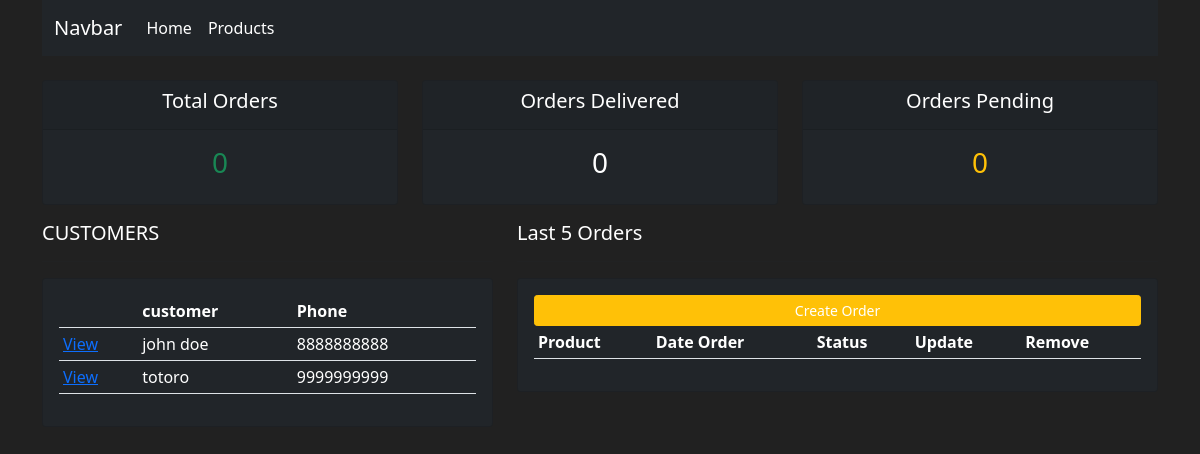
The app's page /, older data.
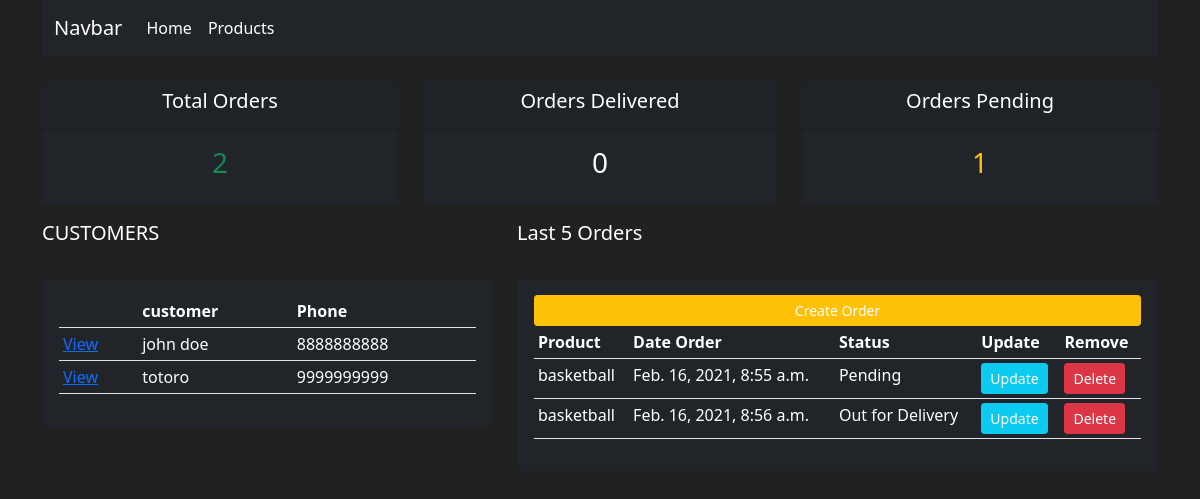
The same page, newer data.
### accounts/models.py (models this page shows, shortened)
class Customer(models.Model):
    name = models.CharField(max_length=200, null=True)
    phone = models.CharField(max_length=200, null=True)
    email = models.CharField(max_length=200, null=True)
    date_create = models.DateTimeField(auto_now_add=True, null=True)

class Order(models.Model):
    STATUS = (
        ('Pending', 'Pending'),
        ('Out for Delivery', 'Out for Delivery'),
        ('Delivered', 'Delivered')
    )
    customer = models.ForeignKey(
        Customer, null=True, on_delete=models.SET_NULL)
    product = models.ForeignKey(Product, null=True, on_delete=models.SET_NULL)
    date_created = models.DateTimeField(auto_now_add=True, null=True)
    status = models.CharField(max_length=200, null=True, choices=STATUS)

class Product(models.Model):
    CATEGORY = (
        ('Indoor', 'Indoor'),
        ('Out Door', 'Out Door')
    )
    name = models.CharField(max_length=200)
    price = models.FloatField(null=True)
    category = models.CharField(max_length=200, null=True, choices=CATEGORY)
    description = models.CharField(max_length=200, null=True, blank=True)
    date_created = models.DateTimeField(auto_now_add=True, null=True)
    tags = models.ManyToManyField(Tag)
    def __str__(self):
        return self.name

### accounts/views.py (the view)
# urls.py: path('', views.home, name="home"),
def home(request):
    orders = Order.objects.all()
    customers = Customer.objects.all()
    total_customers = customers.count()
    total_orders = orders.count()
    delivered = orders.filter(status='Delivered').count()
    pending = orders.filter(status='Pending').count()
    context = {'orders': orders, 'customers': customers, 'total_customers': total_customers,
               'total_orders': total_orders, 'delivered': delivered, 'pending': pending}
    return render(request, 'accounts/dashboard.html', context)

### accounts/templates/accounts/dashboard.html
{% extends 'accounts/main.html' %}
{% block content %}
{% include 'accounts/status.html' %}
<div class="container">
<div class="row">
    <div class="col-md-5">
        <h5 class="text-white">CUSTOMERS</h5>
        <hr>
        <div class="card card-body text-white bg-dark ">
            <table class="table table-sm text-white">
                <tr>
                    <th></th>
                    <th>customer</th>
                    <th>Phone</th>
                </tr>
                {% for customer in customers %}
                    <tr>
                        <td> <a href="{% url 'customer' customer.id %}">View</a> </td>
                        <td> {{ customer.name }} </td>
                        <td> {{ customer.phone }} </td>
                    </tr>
                {% endfor %}
            </table>
        </div>
    </div>
    <div class="col-md-7">
        <h5 class="text-white">
            Last 5 Orders
        </h5>
        <hr>
        <div class="card card-body bg-dark">
            <a  class = "btn btn-primary btn-sm btn-block btn-warning text-white" href="{% url 'create_order' %}">Create Order</a>
            <table class="table table-sm text-white">
                <tr>
                    <th>Product</th>
                    <th>Date Order</th>
                    <th>Status</th>
                    <th>Update</th>
                    <th>Remove</th>
                </tr>
                {% for order in orders %}
                    <tr>
                        <td> {{ order.product}} </td>
                        <td> {{ order.date_created }} </td>
                        <td> {{ order.status }} </td>
                        <td> <a class="btn btn-sm btn-info text-white" href="{% url 'update_order' order.id %}">Update</a> </td>
                        <td> <a class="btn btn-sm btn-danger"  href="{% url 'delete_order' order.id %}">Delete</a> </td>
                    </tr>
                {% endfor %}
            </table>
        </div>
    </div>
</div>
</div>
{% endblock %}

Row changes from the older to the newer data that the page shows:
added Order: product "basketball", date_created "Feb. 16, 2021, 8:55 a.m.", status "Pending"
added Order: product "basketball", date_created "Feb. 16, 2021, 8:56 a.m.", status "Out for Delivery"
Text that changed along with them:
{{ total_orders }}: "0" → "2"
{{ pending }}: "0" → "1"
